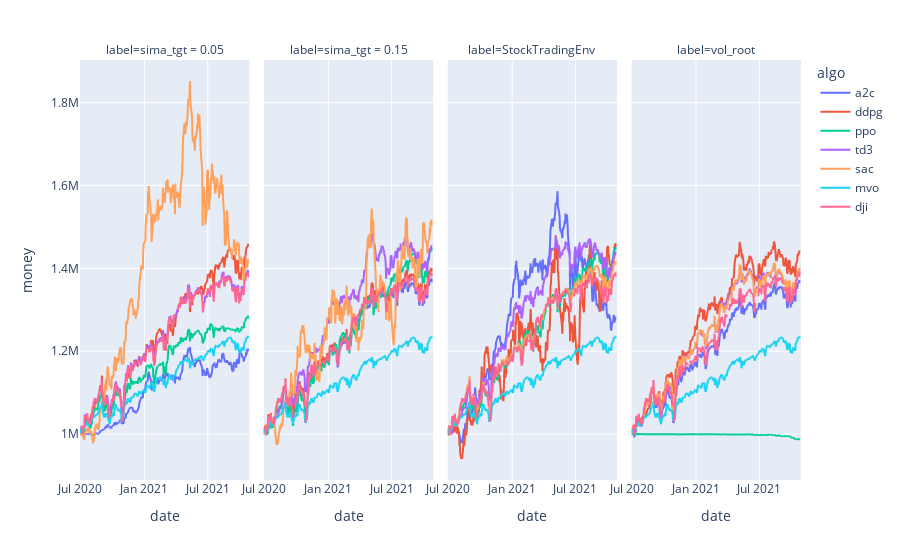

Source (notebook cell):
### Code cell
px.line(df, x = 'date', y = 'money', color ='algo' , facet_col='label')

### Figure 1 — Plotly figure (JSON) as saved in the notebook; plotly's stock layout.template omitted (floating-point values rounded to 4 significant figures; data arrays with more than 128 entries replaced by an {"elided": "..."} marker saying what was removed)
{"data": [{"hovertemplate": "algo=a2c<br>label=sima_tgt = 0.05<br>date=%{x}<br>money=%{y}<extra></extra>", "legendgroup": "a2c", "line": {"color": "#636efa", "dash": "solid"}, "marker": {"symbol": "circle"}, "mode": "lines", "name": "a2c", "showlegend": true, "type": "scattergl", "x": {"elided": "336 str values"}, "xaxis": "x", "y": {"elided": "336 float values"}, "yaxis": "y"}, {"hovertemplate": "algo=a2c<br>label=sima_tgt = 0.15<br>date=%{x}<br>money=%{y}<extra></extra>", "legendgroup": "a2c", "line": {"color": "#636efa", "dash": "solid"}, "marker": {"symbol": "circle"}, "mode": "lines", "name": "a2c", "showlegend": false, "type": "scattergl", "x": {"elided": "336 str values"}, "xaxis": "x2", "y": {"elided": "336 float values"}, "yaxis": "y2"}, {"hovertemplate": "algo=a2c<br>label=StockTradingEnv<br>date=%{x}<br>money=%{y}<extra></extra>", "legendgroup": "a2c", "line": {"color": "#636efa", "dash": "solid"}, "marker": {"symbol": "circle"}, "mode": "lines", "name": "a2c", "showlegend": false, "type": "scattergl", "x": {"elided": "336 str values"}, "xaxis": "x3", "y": {"elided": "336 float values"}, "yaxis": "y3"}, {"hovertemplate": "algo=a2c<br>label=vol_root<br>date=%{x}<br>money=%{y}<extra></extra>", "legendgroup": "a2c", "line": {"color": "#636efa", "dash": "solid"}, "marker": {"symbol": "circle"}, "mode": "lines", "name": "a2c", "showlegend": false, "type": "scattergl", "x": {"elided": "336 str values"}, "xaxis": "x4", "y": {"elided": "336 float values"}, "yaxis": "y4"}, {"hovertemplate": "algo=ddpg<br>label=sima_tgt = 0.05<br>date=%{x}<br>money=%{y}<extra></extra>", "legendgroup": "ddpg", "line": {"color": "#EF553B", "dash": "solid"}, "marker": {"symbol": "circle"}, "mode": "lines", "name": "ddpg", "showlegend": true, "type": "scattergl", "x": {"elided": "336 str values"}, "xaxis": "x", "y": {"elided": "336 float values"}, "yaxis": "y"}, {"hovertemplate": "algo=ddpg<br>label=sima_tgt = 0.15<br>date=%{x}<br>money=%{y}<extra></extra>", "legendgroup": "ddpg", "line": {"color": "#EF553B", "dash": "solid"}, "marker": {"symbol": "circle"}, "mode": "lines", "name": "ddpg", "showlegend": false, "type": "scattergl", "x": {"elided": "336 str values"}, "xaxis": "x2", "y": {"elided": "336 float values"}, "yaxis": "y2"}, {"hovertemplate": "algo=ddpg<br>label=StockTradingEnv<br>date=%{x}<br>money=%{y}<extra></extra>", "legendgroup": "ddpg", "line": {"color": "#EF553B", "dash": "solid"}, "marker": {"symbol": "circle"}, "mode": "lines", "name": "ddpg", "showlegend": false, "type": "scattergl", "x": {"elided": "336 str values"}, "xaxis": "x3", "y": {"elided": "336 float values"}, "yaxis": "y3"}, {"hovertemplate": "algo=ddpg<br>label=vol_root<br>date=%{x}<br>money=%{y}<extra></extra>", "legendgroup": "ddpg", "line": {"color": "#EF553B", "dash": "solid"}, "marker": {"symbol": "circle"}, "mode": "lines", "name": "ddpg", "showlegend": false, "type": "scattergl", "x": {"elided": "336 str values"}, "xaxis": "x4", "y": {"elided": "336 float values"}, "yaxis": "y4"}, {"hovertemplate": "algo=ppo<br>label=sima_tgt = 0.05<br>date=%{x}<br>money=%{y}<extra></extra>", "legendgroup": "ppo", "line": {"color": "#00cc96", "dash": "solid"}, "marker": {"symbol": "circle"}, "mode": "lines", "name": "ppo", "showlegend": true, "type": "scattergl", "x": {"elided": "336 str values"}, "xaxis": "x", "y": {"elided": "336 float values"}, "yaxis": "y"}, {"hovertemplate": "algo=ppo<br>label=sima_tgt = 0.15<br>date=%{x}<br>money=%{y}<extra></extra>", "legendgroup": "ppo", "line": {"color": "#00cc96", "dash": "solid"}, "marker": {"symbol": "circle"}, "mode": "lines", "name": "ppo", "showlegend": false, "type": "scattergl", "x": {"elided": "336 str values"}, "xaxis": "x2", "y": {"elided": "336 float values"}, "yaxis": "y2"}, {"hovertemplate": "algo=ppo<br>label=StockTradingEnv<br>date=%{x}<br>money=%{y}<extra></extra>", "legendgroup": "ppo", "line": {"color": "#00cc96", "dash": "solid"}, "marker": {"symbol": "circle"}, "mode": "lines", "name": "ppo", "showlegend": false, "type": "scattergl", "x": {"elided": "336 str values"}, "xaxis": "x3", "y": {"elided": "336 float values"}, "yaxis": "y3"}, {"hovertemplate": "algo=ppo<br>label=vol_root<br>date=%{x}<br>money=%{y}<extra></extra>", "legendgroup": "ppo", "line": {"color": "#00cc96", "dash": "solid"}, "marker": {"symbol": "circle"}, "mode": "lines", "name": "ppo", "showlegend": false, "type": "scattergl", "x": {"elided": "336 str values"}, "xaxis": "x4", "y": {"elided": "336 float values"}, "yaxis": "y4"}, {"hovertemplate": "algo=td3<br>label=sima_tgt = 0.05<br>date=%{x}<br>money=%{y}<extra></extra>", "legendgroup": "td3", "line": {"color": "#ab63fa", "dash": "solid"}, "marker": {"symbol": "circle"}, "mode": "lines", "name": "td3", "showlegend": true, "type": "scattergl", "x": {"elided": "336 str values"}, "xaxis": "x", "y": {"elided": "336 float values"}, "yaxis": "y"}, {"hovertemplate": "algo=td3<br>label=sima_tgt = 0.15<br>date=%{x}<br>money=%{y}<extra></extra>", "legendgroup": "td3", "line": {"color": "#ab63fa", "dash": "solid"}, "marker": {"symbol": "circle"}, "mode": "lines", "name": "td3", "showlegend": false, "type": "scattergl", "x": {"elided": "336 str values"}, "xaxis": "x2", "y": {"elided": "336 float values"}, "yaxis": "y2"}, {"hovertemplate": "algo=td3<br>label=StockTradingEnv<br>date=%{x}<br>money=%{y}<extra></extra>", "legendgroup": "td3", "line": {"color": "#ab63fa", "dash": "solid"}, "marker": {"symbol": "circle"}, "mode": "lines", "name": "td3", "showlegend": false, "type": "scattergl", "x": {"elided": "336 str values"}, "xaxis": "x3", "y": {"elided": "336 float values"}, "yaxis": "y3"}, {"hovertemplate": "algo=td3<br>label=vol_root<br>date=%{x}<br>money=%{y}<extra></extra>", "legendgroup": "td3", "line": {"color": "#ab63fa", "dash": "solid"}, "marker": {"symbol": "circle"}, "mode": "lines", "name": "td3", "showlegend": false, "type": "scattergl", "x": {"elided": "336 str values"}, "xaxis": "x4", "y": {"elided": "336 float values"}, "yaxis": "y4"}, {"hovertemplate": "algo=sac<br>label=sima_tgt = 0.05<br>date=%{x}<br>money=%{y}<extra></extra>", "legendgroup": "sac", "line": {"color": "#FFA15A", "dash": "solid"}, "marker": {"symbol": "circle"}, "mode": "lines", "name": "sac", "showlegend": true, "type": "scattergl", "x": {"elided": "336 str values"}, "xaxis": "x", "y": {"elided": "336 float values"}, "yaxis": "y"}, {"hovertemplate": "algo=sac<br>label=sima_tgt = 0.15<br>date=%{x}<br>money=%{y}<extra></extra>", "legendgroup": "sac", "line": {"color": "#FFA15A", "dash": "solid"}, "marker": {"symbol": "circle"}, "mode": "lines", "name": "sac", "showlegend": false, "type": "scattergl", "x": {"elided": "336 str values"}, "xaxis": "x2", "y": {"elided": "336 float values"}, "yaxis": "y2"}, {"hovertemplate": "algo=sac<br>label=StockTradingEnv<br>date=%{x}<br>money=%{y}<extra></extra>", "legendgroup": "sac", "line": {"color": "#FFA15A", "dash": "solid"}, "marker": {"symbol": "circle"}, "mode": "lines", "name": "sac", "showlegend": false, "type": "scattergl", "x": {"elided": "336 str values"}, "xaxis": "x3", "y": {"elided": "336 float values"}, "yaxis": "y3"}, {"hovertemplate": "algo=sac<br>label=vol_root<br>date=%{x}<br>money=%{y}<extra></extra>", "legendgroup": "sac", "line": {"color": "#FFA15A", "dash": "solid"}, "marker": {"symbol": "circle"}, "mode": "lines", "name": "sac", "showlegend": false, "type": "scattergl", "x": {"elided": "336 str values"}, "xaxis": "x4", "y": {"elided": "336 float values"}, "yaxis": "y4"}, {"hovertemplate": "algo=mvo<br>label=sima_tgt = 0.05<br>date=%{x}<br>money=%{y}<extra></extra>", "legendgroup": "mvo", "line": {"color": "#19d3f3", "dash": "solid"}, "marker": {"symbol": "circle"}, "mode": "lines", "name": "mvo", "showlegend": true, "type": "scattergl", "x": {"elided": "336 str values"}, "xaxis": "x", "y": {"elided": "336 float values"}, "yaxis": "y"}, {"hovertemplate": "algo=mvo<br>label=sima_tgt = 0.15<br>date=%{x}<br>money=%{y}<extra></extra>", "legendgroup": "mvo", "line": {"color": "#19d3f3", "dash": "solid"}, "marker": {"symbol": "circle"}, "mode": "lines", "name": "mvo", "showlegend": false, "type": "scattergl", "x": {"elided": "336 str values"}, "xaxis": "x2", "y": {"elided": "336 float values"}, "yaxis": "y2"}, {"hovertemplate": "algo=mvo<br>label=StockTradingEnv<br>date=%{x}<br>money=%{y}<extra></extra>", "legendgroup": "mvo", "line": {"color": "#19d3f3", "dash": "solid"}, "marker": {"symbol": "circle"}, "mode": "lines", "name": "mvo", "showlegend": false, "type": "scattergl", "x": {"elided": "336 str values"}, "xaxis": "x3", "y": {"elided": "336 float values"}, "yaxis": "y3"}, {"hovertemplate": "algo=mvo<br>label=vol_root<br>date=%{x}<br>money=%{y}<extra></extra>", "legendgroup": "mvo", "line": {"color": "#19d3f3", "dash": "solid"}, "marker": {"symbol": "circle"}, "mode": "lines", "name": "mvo", "showlegend": false, "type": "scattergl", "x": {"elided": "336 str values"}, "xaxis": "x4", "y": {"elided": "336 float values"}, "yaxis": "y4"}, {"hovertemplate": "algo=dji<br>label=sima_tgt = 0.05<br>date=%{x}<br>money=%{y}<extra></extra>", "legendgroup": "dji", "line": {"color": "#FF6692", "dash": "solid"}, "marker": {"symbol": "circle"}, "mode": "lines", "name": "dji", "showlegend": true, "type": "scattergl", "x": {"elided": "336 str values"}, "xaxis": "x", "y": {"elided": "336 float values"}, "yaxis": "y"}, {"hovertemplate": "algo=dji<br>label=sima_tgt = 0.15<br>date=%{x}<br>money=%{y}<extra></extra>", "legendgroup": "dji", "line": {"color": "#FF6692", "dash": "solid"}, "marker": {"symbol": "circle"}, "mode": "lines", "name": "dji", "showlegend": false, "type": "scattergl", "x": {"elided": "336 str values"}, "xaxis": "x2", "y": {"elided": "336 float values"}, "yaxis": "y2"}, {"hovertemplate": "algo=dji<br>label=StockTradingEnv<br>date=%{x}<br>money=%{y}<extra></extra>", "legendgroup": "dji", "line": {"color": "#FF6692", "dash": "solid"}, "marker": {"symbol": "circle"}, "mode": "lines", "name": "dji", "showlegend": false, "type": "scattergl", "x": {"elided": "336 str values"}, "xaxis": "x3", "y": {"elided": "336 float values"}, "yaxis": "y3"}, {"hovertemplate": "algo=dji<br>label=vol_root<br>date=%{x}<br>money=%{y}<extra></extra>", "legendgroup": "dji", "line": {"color": "#FF6692", "dash": "solid"}, "marker": {"symbol": "circle"}, "mode": "lines", "name": "dji", "showlegend": false, "type": "scattergl", "x": {"elided": "336 str values"}, "xaxis": "x4", "y": {"elided": "336 float values"}, "yaxis": "y4"}], "layout": {"annotations": [{"font": {}, "showarrow": false, "text": "label=sima_tgt = 0.05", "x": 0.1175, "xanchor": "center", "xref": "paper", "y": 1, "yanchor": "bottom", "yref": "paper"}, {"font": {}, "showarrow": false, "text": "label=sima_tgt = 0.15", "x": 0.3725, "xanchor": "center", "xref": "paper", "y": 1, "yanchor": "bottom", "yref": "paper"}, {"font": {}, "showarrow": false, "text": "label=StockTradingEnv", "x": 0.6275, "xanchor": "center", "xref": "paper", "y": 1, "yanchor": "bottom", "yref": "paper"}, {"font": {}, "showarrow": false, "text": "label=vol_root", "x": 0.8825, "xanchor": "center", "xref": "paper", "y": 1, "yanchor": "bottom", "yref": "paper"}], "legend": {"title": {"text": "algo"}, "tracegroupgap": 0}, "margin": {"t": 60}, "xaxis": {"anchor": "y", "domain": [0, 0.235], "title": {"text": "date"}}, "xaxis2": {"anchor": "y2", "domain": [0.255, 0.49], "matches": "x", "title": {"text": "date"}}, "xaxis3": {"anchor": "y3", "domain": [0.51, 0.745], "matches": "x", "title": {"text": "date"}}, "xaxis4": {"anchor": "y4", "domain": [0.765, 1.0], "matches": "x", "title": {"text": "date"}}, "yaxis": {"anchor": "x", "domain": [0, 1], "title": {"text": "money"}}, "yaxis2": {"anchor": "x2", "domain": [0, 1], "matches": "y", "showticklabels": false}, "yaxis3": {"anchor": "x3", "domain": [0, 1], "matches": "y", "showticklabels": false}, "yaxis4": {"anchor": "x4", "domain": [0, 1], "matches": "y", "showticklabels": false}}}
